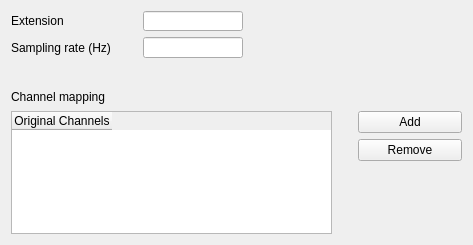
<?xml version="1.0" encoding="UTF-8"?>
<ui version="4.0" stdsetdef="1">
  <author></author>
  <comment></comment>
  <exportmacro></exportmacro>
  <class>FileLayout</class>
  <widget class="QWidget" name="FileLayout">
    <property name="geometry">
      <rect>
        <x>0</x>
        <y>0</y>
        <width>473</width>
        <height>245</height>
      </rect>
    </property>
    <property name="windowTitle">
      <string>File</string>
    </property>
    <layout class="QGridLayout">
      <item row="0" column="0">
        <layout class="QGridLayout">
          <item row="1" column="0">
            <widget class="QLabel" name="textLabel4_2_2_4">
              <property name="text">
                <string>Sampling rate (Hz)</string>
              </property>
              <property name="wordWrap">
                <bool>false</bool>
              </property>
            </widget>
          </item>
          <item row="0" column="2">
            <widget class="QLineEdit" name="extensionLineEdit">
              <property name="sizePolicy">
                <sizepolicy>
                  <hsizetype>0</hsizetype>
                  <vsizetype>0</vsizetype>
                  <horstretch>0</horstretch>
                  <verstretch>0</verstretch>
                </sizepolicy>
              </property>
              <property name="minimumSize">
                <size>
                  <width>100</width>
                  <height>20</height>
                </size>
              </property>
              <property name="maximumSize">
                <size>
                  <width>100</width>
                  <height>32767</height>
                </size>
              </property>
            </widget>
          </item>
          <item row="3" column="0" rowspan="1" colspan="4">
            <layout class="QGridLayout">
              <item row="0" column="0">
                <layout class="QHBoxLayout">
                  <item>
                    <widget class="QLabel" name="textLabel4_2_2_4_2_2">
                      <property name="text">
                        <string>Channel mapping</string>
                      </property>
                      <property name="wordWrap">
                        <bool>false</bool>
                      </property>
                    </widget>
                  </item>
                  <item>
                    <spacer name="spacer10_2_3">
                      <property name="sizeHint">
                        <size>
                          <width>220</width>
                          <height>16</height>
                        </size>
                      </property>
                      <property name="sizeType">
                        <enum>QSizePolicy::Expanding</enum>
                      </property>
                      <property name="orientation">
                        <enum>Qt::Horizontal</enum>
                      </property>
                    </spacer>
                  </item>
                </layout>
              </item>
              <item row="1" column="0">
                <layout class="QGridLayout">
                  <item row="0" column="0">
                    <widget class="QTableWidget" name="mappingTable">
                      <property name="sizePolicy">
                        <sizepolicy>
                          <hsizetype>7</hsizetype>
                          <vsizetype>7</vsizetype>
                          <horstretch>0</horstretch>
                          <verstretch>0</verstretch>
                        </sizepolicy>
                      </property>
                      <property name="minimumSize">
                        <size>
                          <width>200</width>
                          <height>100</height>
                        </size>
                      </property>
                      <property name="rowCount">
                        <number>0</number>
                      </property>
                      <property name="columnCount">
                        <number>1</number>
                      </property>
                      <property name="selectionMode">
                        <enum>QAbstractItemView::MultiSelection</enum>
                      </property>
                      <column>
                        <property name="text">
                          <string>Original Channels</string>
                        </property>
                      </column>
                    </widget>
                  </item>
                  <item row="0" column="1">
                    <spacer name="spacer10_2_2">
                      <property name="sizeHint">
                        <size>
                          <width>20</width>
                          <height>16</height>
                        </size>
                      </property>
                      <property name="sizeType">
                        <enum>QSizePolicy::Fixed</enum>
                      </property>
                      <property name="orientation">
                        <enum>Qt::Horizontal</enum>
                      </property>
                    </spacer>
                  </item>
                  <item row="0" column="2">
                    <layout class="QVBoxLayout">
                      <item>
                        <widget class="QPushButton" name="addChannelButton">
                          <property name="minimumSize">
                            <size>
                              <width>104</width>
                              <height>0</height>
                            </size>
                          </property>
                          <property name="maximumSize">
                            <size>
                              <width>104</width>
                              <height>32767</height>
                            </size>
                          </property>
                          <property name="text">
                            <string>Add</string>
                          </property>
                        </widget>
                      </item>
                      <item>
                        <widget class="QPushButton" name="removeChannelButton">
                          <property name="maximumSize">
                            <size>
                              <width>104</width>
                              <height>32767</height>
                            </size>
                          </property>
                          <property name="text">
                            <string>Remove</string>
                          </property>
                        </widget>
                      </item>
                      <item>
                        <spacer name="spacer28">
                          <property name="sizeHint">
                            <size>
                              <width>16</width>
                              <height>26</height>
                            </size>
                          </property>
                          <property name="sizeType">
                            <enum>QSizePolicy::Expanding</enum>
                          </property>
                          <property name="orientation">
                            <enum>Qt::Vertical</enum>
                          </property>
                        </spacer>
                      </item>
                    </layout>
                  </item>
                </layout>
              </item>
            </layout>
          </item>
          <item row="1" column="2">
            <widget class="QLineEdit" name="samplingRateLineEdit">
              <property name="sizePolicy">
                <sizepolicy>
                  <hsizetype>0</hsizetype>
                  <vsizetype>0</vsizetype>
                  <horstretch>0</horstretch>
                  <verstretch>0</verstretch>
                </sizepolicy>
              </property>
              <property name="minimumSize">
                <size>
                  <width>100</width>
                  <height>20</height>
                </size>
              </property>
              <property name="maximumSize">
                <size>
                  <width>60</width>
                  <height>32767</height>
                </size>
              </property>
            </widget>
          </item>
          <item row="0" column="0">
            <widget class="QLabel" name="textLabel4_2_2_4_2">
              <property name="text">
                <string>Extension</string>
              </property>
              <property name="wordWrap">
                <bool>false</bool>
              </property>
            </widget>
          </item>
          <item row="2" column="0">
            <spacer name="spacer97">
              <property name="sizeHint">
                <size>
                  <width>16</width>
                  <height>25</height>
                </size>
              </property>
              <property name="sizeType">
                <enum>QSizePolicy::Fixed</enum>
              </property>
              <property name="orientation">
                <enum>Qt::Vertical</enum>
              </property>
            </spacer>
          </item>
          <item row="1" column="3">
            <spacer name="spacer11">
              <property name="sizeHint">
                <size>
                  <width>190</width>
                  <height>21</height>
                </size>
              </property>
              <property name="sizeType">
                <enum>QSizePolicy::Expanding</enum>
              </property>
              <property name="orientation">
                <enum>Qt::Horizontal</enum>
              </property>
            </spacer>
          </item>
          <item row="1" column="1">
            <spacer name="spacer10_2">
              <property name="sizeHint">
                <size>
                  <width>20</width>
                  <height>16</height>
                </size>
              </property>
              <property name="sizeType">
                <enum>QSizePolicy::Fixed</enum>
              </property>
              <property name="orientation">
                <enum>Qt::Horizontal</enum>
              </property>
            </spacer>
          </item>
        </layout>
      </item>
    </layout>
  </widget>
  <layoutdefault spacing="6" margin="11"/>
  <pixmapfunction>qPixmapFromMimeSource</pixmapfunction>
  <resources>
    <include location="filelayout.qrc"/>
  </resources>
</ui>
